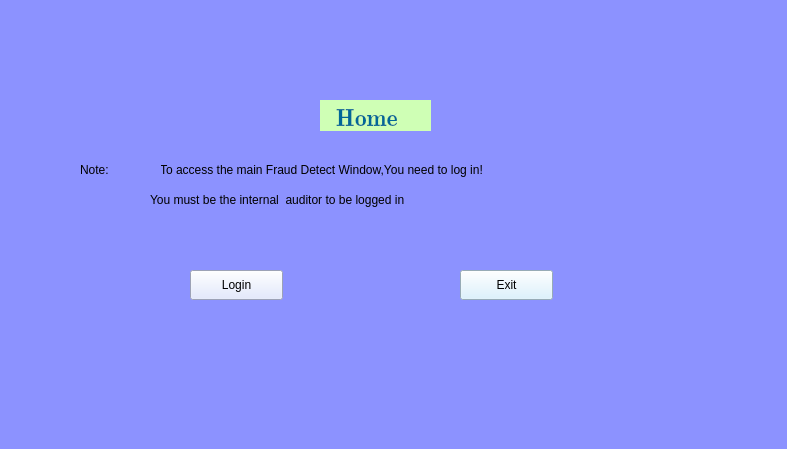
<?xml version="1.0" encoding="UTF-8"?>
<ui version="4.0">
 <author>doa</author>
 <class>MainWindow</class>
 <widget class="QMainWindow" name="MainWindow">
  <property name="geometry">
   <rect>
    <x>0</x>
    <y>0</y>
    <width>787</width>
    <height>449</height>
   </rect>
  </property>
  <property name="font">
   <font>
    <underline>false</underline>
   </font>
  </property>
  <property name="windowTitle">
   <string>MainWindow</string>
  </property>
  <property name="styleSheet">
   <string notr="true">background:rgb(140, 146, 255)</string>
  </property>
  <widget class="QWidget" name="centralwidget">
   <widget class="QLabel" name="home">
    <property name="geometry">
     <rect>
      <x>320</x>
      <y>100</y>
      <width>111</width>
      <height>31</height>
     </rect>
    </property>
    <property name="font">
     <font>
      <family>Latin Modern Roman Demi</family>
      <pointsize>18</pointsize>
      <weight>9</weight>
      <italic>false</italic>
      <bold>false</bold>
     </font>
    </property>
    <property name="styleSheet">
     <string notr="true">color:rgb(0, 104, 152);
font: 73 18pt &quot;Latin Modern Roman Demi&quot;;
background:rgb(207, 255, 181)
</string>
    </property>
    <property name="text">
     <string>  Home</string>
    </property>
   </widget>
   <widget class="QLabel" name="label">
    <property name="geometry">
     <rect>
      <x>160</x>
      <y>160</y>
      <width>521</width>
      <height>20</height>
     </rect>
    </property>
    <property name="styleSheet">
     <string notr="true">font: oblique 14pt &quot;Cantarell&quot;;</string>
    </property>
    <property name="text">
     <string>To access the main Fraud Detect Window,You need to log in!</string>
    </property>
   </widget>
   <widget class="QLabel" name="label_2">
    <property name="geometry">
     <rect>
      <x>80</x>
      <y>160</y>
      <width>81</width>
      <height>20</height>
     </rect>
    </property>
    <property name="styleSheet">
     <string notr="true">

font: 75 22pt &quot;Century Schoolbook L&quot;;</string>
    </property>
    <property name="text">
     <string>Note:</string>
    </property>
   </widget>
   <widget class="QLabel" name="label_3">
    <property name="geometry">
     <rect>
      <x>150</x>
      <y>190</y>
      <width>431</width>
      <height>20</height>
     </rect>
    </property>
    <property name="styleSheet">
     <string notr="true">font: 75 oblique 14pt &quot;Cantarell&quot;;</string>
    </property>
    <property name="text">
     <string>You must be the internal  auditor to be logged in</string>
    </property>
   </widget>
   <widget class="QPushButton" name="login">
    <property name="geometry">
     <rect>
      <x>190</x>
      <y>270</y>
      <width>93</width>
      <height>30</height>
     </rect>
    </property>
    <property name="styleSheet">
     <string notr="true">background:rgb(219, 227, 255);
font: 13pt &quot;FreeSerif&quot;;</string>
    </property>
    <property name="text">
     <string>Login</string>
    </property>
   </widget>
   <widget class="QPushButton" name="exit">
    <property name="geometry">
     <rect>
      <x>460</x>
      <y>270</y>
      <width>93</width>
      <height>30</height>
     </rect>
    </property>
    <property name="styleSheet">
     <string notr="true">background:rgb(211, 240, 255);
font: 13pt &quot;FreeSerif&quot;;</string>
    </property>
    <property name="text">
     <string>Exit</string>
    </property>
   </widget>
  </widget>
  <widget class="QStatusBar" name="statusbar"/>
 </widget>
 <resources/>
 <connections/>
</ui>
